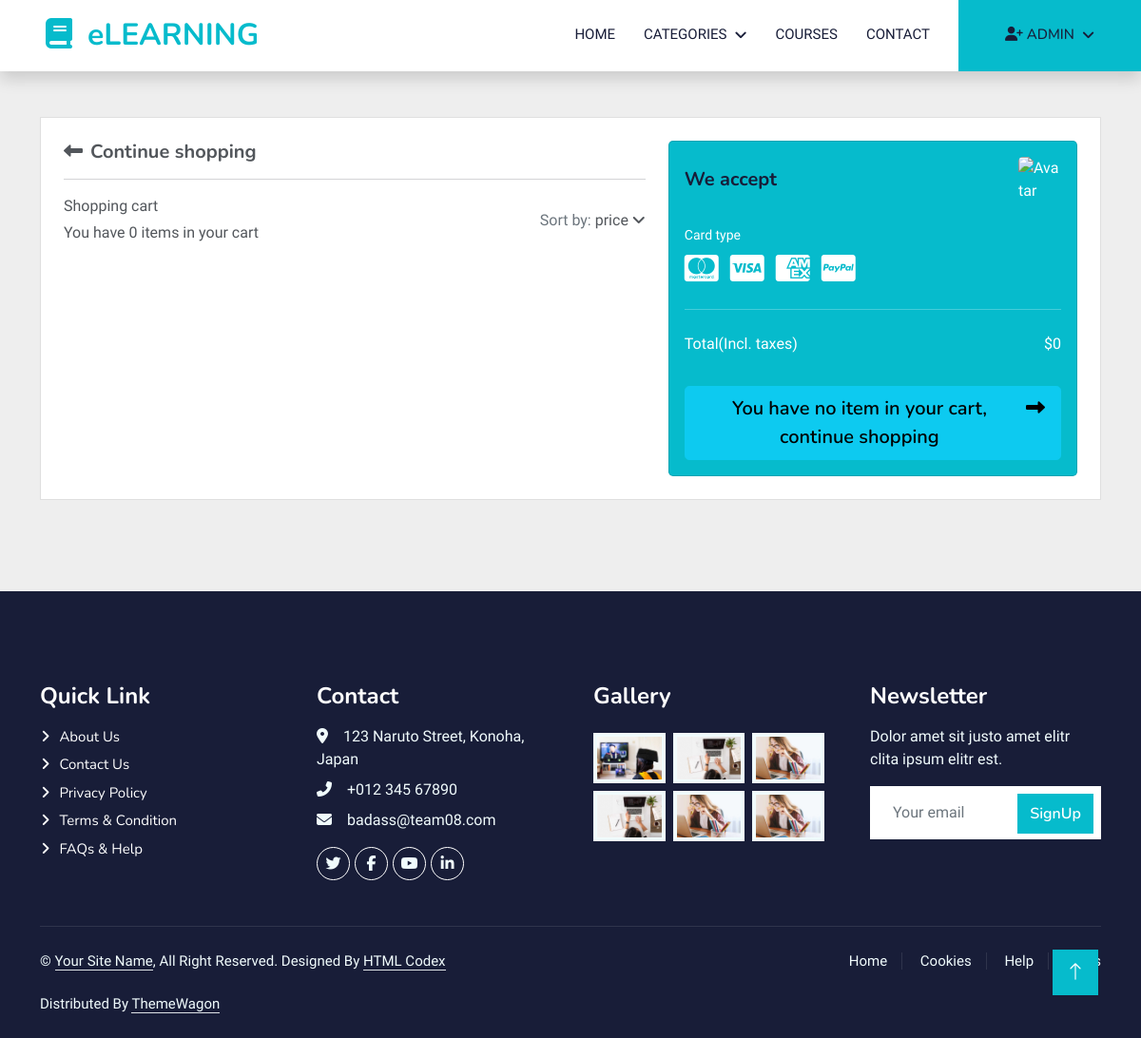
The app's page /cart/ (signed in), older data.
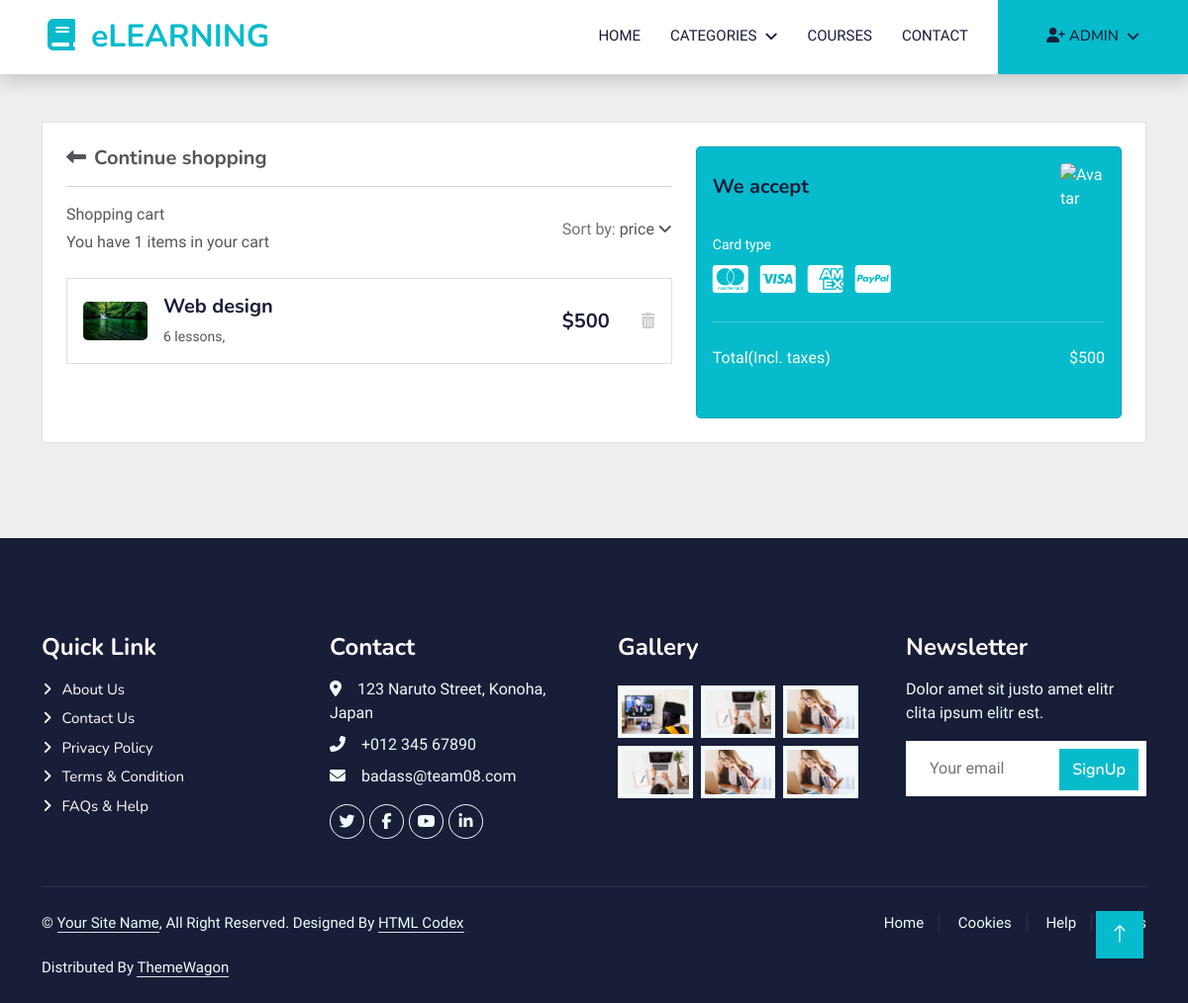
The same page, newer data.
### cart/models.py (models this page shows)
class CartItem(models.Model):
    cart = models.ForeignKey(Cart, on_delete=models.CASCADE)
    course = models.ForeignKey(Course, on_delete=models.CASCADE)
    def get_remove_cart_item_url(self):
        return reverse('remove_cart_item', args=[self.pk])

### course/models.py (models this page shows, shortened)
class Course(models.Model):
    title = models.CharField(max_length=255)
    description = models.TextField()
    price = models.PositiveIntegerField(null=True,
                                        validators=[MinValueValidator(0)], blank=True)
    instructor = models.ForeignKey(
        Instructor, on_delete=models.CASCADE, blank=True, null=True)
    language = models.CharField(max_length=50, default='English')
    category = models.ForeignKey(
        Category, on_delete=models.PROTECT, blank=True, null=True)
    COURSE_STATUS_AVAILABLE = 'A'
    COURSE_STATUS_UNAVAILABLE = 'UA'
    COURSE_STATUS_CHOICES = [
        (COURSE_STATUS_AVAILABLE, 'Available'),
        (COURSE_STATUS_UNAVAILABLE, 'Unavailable')
    ]
    lesson_number = models.PositiveBigIntegerField(null=True,
                                                   validators=[MinValueValidator(0)], blank=True)
    course_status = models.CharField(
        max_length=2, choices=COURSE_STATUS_CHOICES, default=COURSE_STATUS_AVAILABLE)
    rated = models.PositiveSmallIntegerField(null=True,
                                             validators=[MinValueValidator(0), MaxValueValidator(5)], blank=True)
    duration = models.DecimalField(max_digits=6, decimal_places=2,
                                   validators=[MinValueValidator(0)], blank=True, null=True)
    image = ResizedImageField(size=[500, 300], crop=['middle', 'center'],  upload_to="course/course_image/", null=True, blank=True, quality=100
                              )
    video = models.FileField(
        upload_to="course/course_video", null=True, blank=True)
    slug = models.SlugField(max_length=200, unique=True,
                            null=True, blank=True)
    def get_instructor_name(self):
        if self.instructor:
            return self.instructor.name
        else:
            return ""

### cart/views.py (the view)
# urls.py: path('cart/', include('cart.urls')),
@login_required
def cart(request, total=0):
    try:
        if request.user.is_authenticated:
            cart = Cart.objects.get(user=request.user)
            cart_items = CartItem.objects.filter(cart=cart)
        if cart_items:
            for cart_item in cart_items:
                total += cart_item.course.price
        else:
            total = 0
    except ObjectDoesNotExist:
        pass
    context = {
        'cart_items': cart_items,
        'total': total,
    }
    return render(request, 'cart/cart.html', context=context)

### course/context_processors.py (called while the page is built)
def menu_links(request):
    links = Category.objects.all()
    return dict(links=links)

### course/models.py (called while the page is built)
    def get_url(self):
        return reverse('course_by_category', args=[self.slug])

### templates/cart/cart.html (shortened to what the changed rows need)
{% extends 'base.html' %} {% load static %}  {% block content %}
<section class="h-100 h-custom" style="background-color: #eee">
  <div class="container py-5 h-100">
    <div class="row d-flex justify-content-center align-items-center h-100">
      <div class="col">
        <div class="card">
          <div class="card-body p-4">
            <div class="row">
              <div class="col-lg-7">
                <div
                  class="d-flex justify-content-between align-items-center mb-4"
                >
                  <div>
                    <p class="mb-1">Shopping cart</p>
                    <p class="mb-0">
                      You have {{cart_items.count}} items in your cart
                    </p>
                  </div>
                </div>
                {% for cart_item in cart_items %}
                <div class="card mb-3">
                  <div class="card-body">
                    <div class="d-flex justify-content-between">
                      <div class="d-flex flex-row align-items-center">
                        <div>
                          <img
                            src="{{cart_item.course.image.url}}"
                            class="img-fluid rounded-3"
                            alt="Shopping item"
                            style="width: 65px"
                          />
                        </div>
                        <div class="ms-3">
                          <h5>{{cart_item.course.title}}</h5>
                          <p class="small mb-0">
                            {{cart_item.course.lesson_number}} lessons,
                          </p>
                        </div>
                      </div>
                      <div class="d-flex flex-row align-items-center">
                        <div style="width: 80px">
                          <h5 class="mb-0">${{cart_item.course.price}}</h5>
                        </div>
                        <a
                          href="{{cart_item.get_remove_cart_item_url}}"
                          style="color: #cecece"
                          ><i class="fas fa-trash-alt"></i
                        ></a>
                      </div>
                    </div>
                  </div>
                </div>
                {% endfor %}
              </div>
              <div class="col-lg-5">
                <div class="card bg-primary text-white rounded-3">
                  <div class="card-body">
                    <div class="d-flex justify-content-between mb-4">
                      <p class="mb-2">Total(Incl. taxes)</p>
                      <p class="mb-2">${{total}}</p>
                    </div>
                    {% if cart_items %}
                    <div id="paypal-button-container"></div>
                    {% else %}
                    <div class="text-center">
                      <a
                        href="{% url 'course' %}"
                        type="button"
                        class="btn btn-info btn-block btn-lg"
                      >
                        <div class="d-flex justify-content-between">
                          <span
                            >You have no item in your cart, continue
                            shopping</span
                          >
                          <span>
                            <i class="fas fa-long-arrow-alt-right ms-2"></i
                          ></span>
                        </div>
                      </a>
                    </div>
                    {% endif %}
                  </div>
                </div>
              </div>
            </div>
          </div>
        </div>
      </div>
    </div>
  </div>
</section>
{% endblock content %}

Row changes from the older to the newer data that the page shows:
added CartItem: course.image (picture), course "Web design", course.lesson_number "6", course.price "500"
Text that changed along with them:
{{ cart_items.count }}: "0" → "1"
{{ total }}: "0" → "500"
text no longer shown: "You have no item in your cart, continue shopping"
